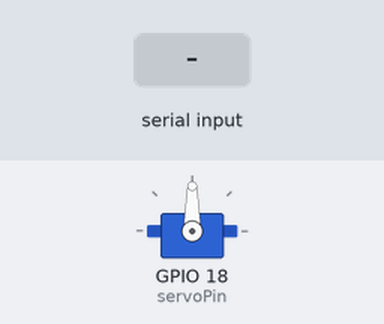
Recording of a sketch running on a simulated ESP32. Parts: servo. The test bench sets the inputs (shaded band).

Above: at 1.2 s.
1.3 s: "30,150\n" received over Serial
At 3.8 s:
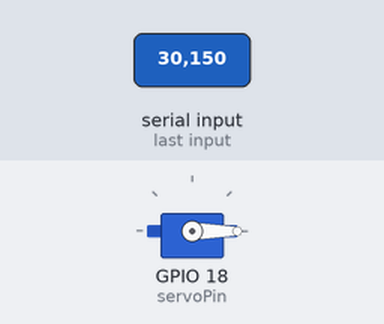
4.3 s: "90,45\n" received over Serial
At 5.2 s:
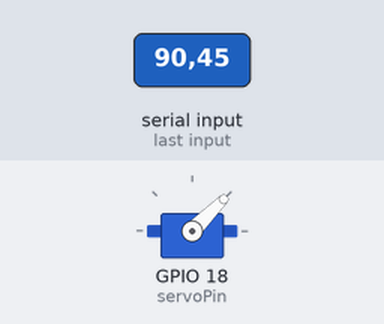
7.3 s: "200\n" received over Serial
At 8.3 s:
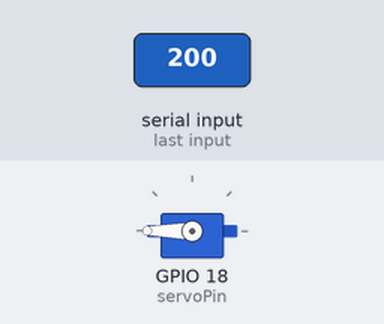
Timing chart, 0 to 10.3 s (numbered marks = the images above; inputs shaded):
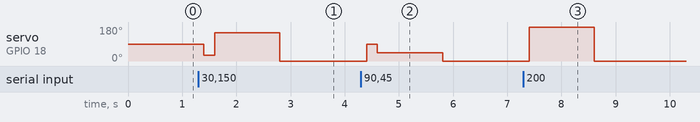

The sketch:

sketch_may10a.ino
```cpp
#include <ESP32Servo.h>
Servo myServo;
int servoPin = 18;

void setup() {
 myServo.attach(servoPin);
 Serial.begin(9600);
}
void loop() {
  if(Serial.available()){
    int angle = Serial.parseInt();
    myServo.write(angle);
  }
  delay(200);
}
```

Measured:
- after the input at 1.3 s, servo on GPIO 18 (servoPin): 90° → 30° after 0.10 s, → 150° 0.20 s later, → 0° 1.2 s later
- after the input at 4.3 s, servo on GPIO 18 (servoPin): 0° → 90° after 0.10 s, → 45° 0.20 s later, → 0° 1.2 s later
- after the input at 7.3 s, servo on GPIO 18 (servoPin): 0° → 180° after 0.11 s, → 0° 1.2 s later
